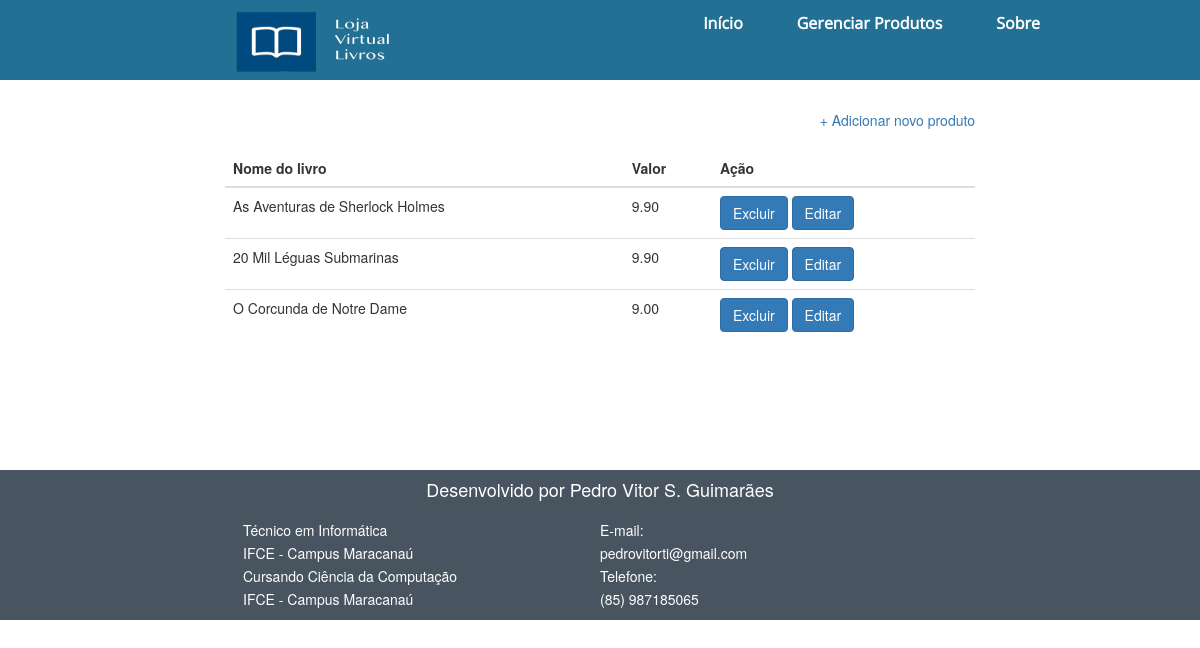
The page /gerenciar_produtos.php on the database its author committed.
### tables this page shows
CREATE TABLE `tb_produtos` (
  `id` int(11) NOT NULL AUTO_INCREMENT,
  `nome` varchar(70) DEFAULT NULL,
  `preco` decimal(10,2) DEFAULT NULL,
  `descricao` varchar(260) DEFAULT NULL,
  `imagem` varchar(100) DEFAULT NULL,
  PRIMARY KEY (`id`)
);

### inc/conexao.php (called while the page is built, shortened)
<?php
class Sql {
	public $conn;
	public function __construct(){
		return $this->conn = mysqli_connect("127.0.0.1","root","87654321","banco_loja");
	}
	public function query($string_query){
		return mysqli_query($this->conn,$string_query);
	}
}
?>

### inc/consulta_produtos.php (called while the page is built, shortened)
<?php
require_once("conexao.php");
$sql = new Sql();
$result = $sql->query("SELECT * FROM tb_produtos;");
?>

### gerenciar_produtos.php (the view, shortened to what this page needs)
<?php
include_once("views/menu.php");
include_once("inc/consulta_produtos.php")
?>
<section>
	 <div class="container" id="container_gerenciar">
	 	<a href="add_produto.php"class="pull-right"> + Adicionar novo produto</a><br><br>
	 	<table class="table">
			<thead>
				<tr>
					<th scope="col">Nome do livro</th>
					<th scope="col">Valor</th>
					<th scope="col">Ação</th>
				</tr>
			</thead>
			<tbody>
					<?php while($row = mysqli_fetch_array($result)){ ?>
					<form method="post" action="inc/deleta_produto.php">
						<tr>
					    	<td><?php echo utf8_encode($row['nome']); ?></td>
					    	<td><?php echo utf8_encode($row['preco']); ?></td>
        					<td>
        					<input name='acao' class="btn btn-primary fonte_menus" type="submit" value="Excluir"/>
        					<a href='editar_produto.php?id=<?php echo $row['id']; ?>'><input name='acao' class="btn btn-primary fonte_menus" type="button" value="Editar"/></a>
        					</td>
        				</form>
    				<?php } ?>
    		</tbody>
		</table>
	 </div>
</section>
<?php
include_once("views/rodape.php");
?>

### css/style.css (style rules this page uses)
#container_gerenciar { margin-top: 30px; width: 65%; }

### rows shown on the page
tb_produtos: nome "As Aventuras de Sherlock Holmes", preco "9.90"
tb_produtos: nome "20 Mil Léguas Submarinas", preco "9.90"
tb_produtos: nome "O Corcunda de Notre Dame", preco "9.00"
